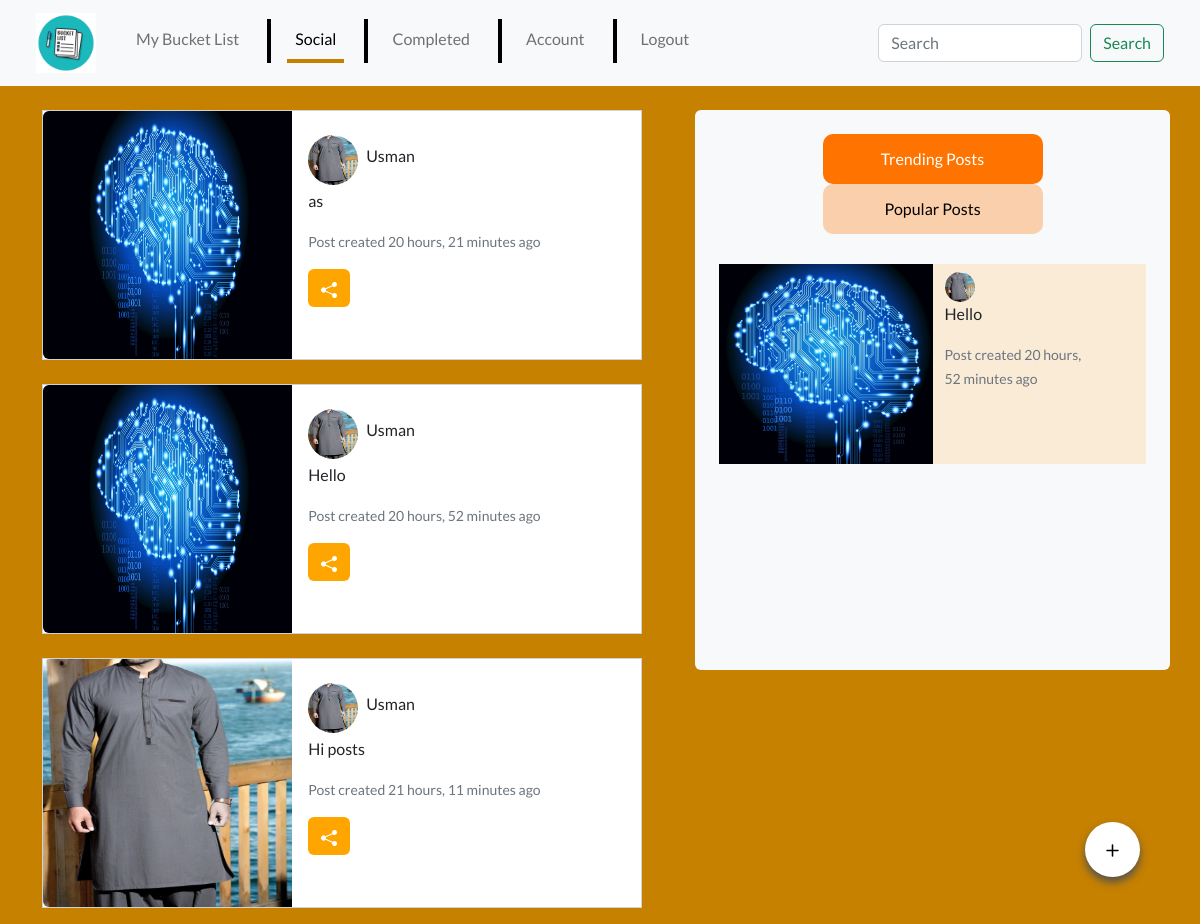
The app's page /core/public, older data.
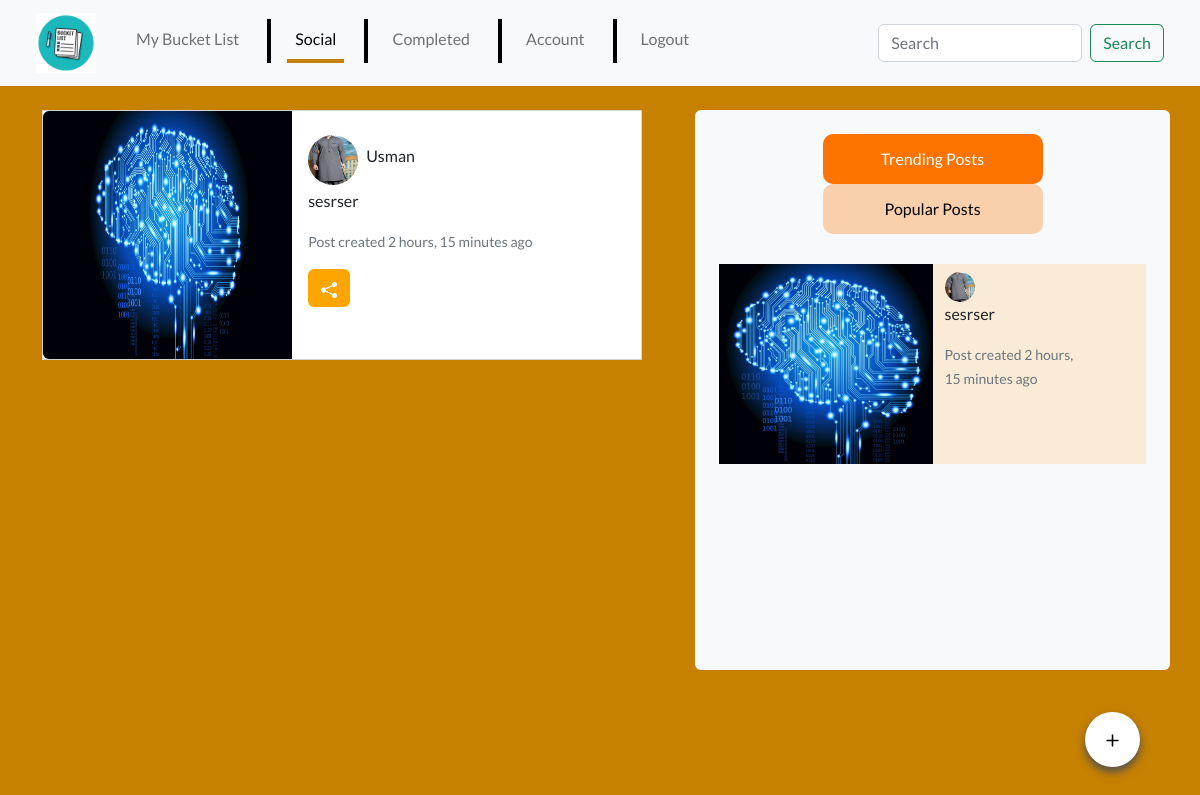
The same page, newer data.
### core/models.py (models this page shows, shortened)
class SocialPost(models.Model):
    user = models.ForeignKey(User, on_delete=models.CASCADE)
    description = models.TextField(default='', null=True)
    image_a = models.ImageField(upload_to="social/post", default=None, null=True)
    image_b = models.ImageField(upload_to="social/post", default=None, null=True)
    date_created = models.DateTimeField(default=timezone.now)  # Provide a default value
    slug = models.SlugField(unique=True, default="")
    is_trending = models.BooleanField(default=False)
    is_popular = models.BooleanField(default=False)

class User(AbstractUser):
    profile_pic = models.ImageField(upload_to="usr/pics", null=True, default="")
    first_name = models.CharField(max_length=100, default='', null=True)
    last_name = models.CharField(max_length=100, default='', null=True)
    age = models.IntegerField(default=0, null=True)
    address = models.TextField(default=None, null=True)
    username = models.CharField(max_length = 100, null=True, blank=True)
    email = models.EmailField(_("email address"), null=False, unique=True)
    last_login = models.DateTimeField(default=None, null=True)
    date_joined = models.DateTimeField(auto_now_add=True)
    USERNAME_FIELD = 'email'
    REQUIRED_FIELDS = []
    objects = CustomUserManager()
    groups = models.ManyToManyField(Group, related_name='user_groups', blank=True)
    user_permissions = models.ManyToManyField(Permission, related_name='user_permissions', blank=True)

### core/views.py (the view)
# urls.py: path('public', social_data, name="post"),
def social_data(request):
    posts = SocialPost.objects.all().order_by("-id")
    response = {
        "socialpost":posts
    }
    return render(request, 'core/social.html', response)

### core/templates/core/social.html (shortened to what this page needs)
{% extends "base/base.html" %}
{% block content %}
{% load static %}
<div class="container mb-5">
    <div class="row">
        <div class="col-lg-7">
            {% for post in socialpost%}
            {% if socialpost %}
            <div class="card mb-3 mt-4" style="max-width: 600px; ">
                <div class="row g-0" style="height: 100%;">
                    <div class="col-lg-5 col-md-12 col-sm-12" style="height:100%">
                        {% if post.image_a %}
                        <img src="/media/{{post.image_a}}" class="img-fluid rounded-start"
                            style="width:100%;height: 100%;" alt="...">
                        {% elif post.image_b and not post.image_a %}
                        <img src="/media/{{post.image_b}}" class="img-fluid rounded-start"
                            style="width:100%;height: 100%;" alt="...">
                        {% else %}
                        <img src="{% static 'media/logo.webp' %}" class="img-fluid rounded-start"
                            style="width:100%;height: 100%;" alt="...">
                        {% endif %}
                    </div>
                    <div class="col-lg-7 col-md-12 col-sm-12">
                        <div class="card-body" style="background-color: white;">
                            <div class="d-flex justify-content-between align-items-center mt-2 mb-1">
                                <div class="d-flex justify-content-between align-items-center">
                                    <div>
                                        <img src="/media/{{post.user.profile_pic}}" class="rounded-pill" height="50"
                                            width="50" alt="">
                                    </div>
                                    <h6 class="ms-2">{{post.user.first_name}}</h6>
                                </div>
                            </div>
                            <p class="card-text">{{ post.description|slice:"50" }}</p>
                            <p class="card-text"><small class="text-muted">Post created {{ post.date_created|timesince}} ago</small></p>
                            <div class="d-flex align-items center">
                                <button type="button" class="btn" id="sharebtn{{post.id}}"
                                    style="color: white; background-color: orange;" data-toggle="modal"
                                    data-target="#addlist" onclick="copyPostLink('{{ post.slug }}')">
                                    <svg xmlns="http://www.w3.org/2000/svg" width="16" height="16" fill="currentColor"
                                        class="bi bi-share-fill" viewBox="0 0 16 16">
                                        <path
                                            d="M11 2.5a2.5 2.5 0 1 1 .603 1.628l-6.718 3.12a2.5 2.5 0 0 1 0 1.504l6.718 3.12a2.5 2.5 0 1 1-.488.876l-6.718-3.12a2.5 2.5 0 1 1 0-3.256l6.718-3.12A2.5 2.5 0 0 1 11 2.5" />
                                    </svg>
                                </button>
                            </div>
                        </div>
                    </div>
                </div>
            </div>
            {% else %}
            <h2 class="ms-2 mt-5">No post created</h2>
            {% endif %}
            {% endfor %}
        </div>
        <div class="col-lg-5 mt-4 bg-light p-4 rounded" style="height: 35rem;">
            <div class="text-center w-100">
                <button id="showTrendingBtn" class="active-2">Trending Posts</button>
                <button id="showPopularBtn">Popular Posts</button>
            </div>
            <div id="postSection" style="height:100%;padding-top: 30px; padding-bottom: 50px;">
                <div id="trendingPosts" class="postList" style="overflow-y: auto; height: 100%;">
                    {% if socialpost|length > 0 %}
                    {% for post in socialpost %}
                    {% if post.is_trending %}
                    <div class="container-fluid mb-3" style="background-color: antiquewhite;">
                        <div class="row">
                            <div class="col-lg-6 col-md-12" style="padding: 0px 0px !important;">
                                <img src="/media/{{ post.image_a }}" alt="logo"
                                    style="object-fit: cover; height: 200px; width: 100%;">
                            </div>
                            <div class="col-lg-6 col-md-12">
                                <div class="d-flex justify-content-between align-items-center mt-2">
                                    <div class="d-flex justify-content-between align-items-center">
                                        <div>
                                            <img src="/media/{{ post.user.profile_pic }}" class="rounded-pill"
                                                height="30" width="30" alt="">
                                        </div>
                                    </div>
                                </div>
                                <p class="card-text">{{ post.description|slice:"20" }}</p>
                                <p class="card-text"><small class="text-muted">Post created {{post.date_created|timesince }} ago</small></p>
                            </div>
                        </div>
                    </div>
                    {% endif %}
                    {% endfor %}
                    {% else %}
                    <h6 class="ms-2">No Trending Post</h6>
                    {% endif %}
                </div>
            </div>
        </div>
    </div>
    <button
        style="position: fixed; top: 89%; z-index: 500; right: 5%; background-color: white; border: none; outline: none; border-radius: 50%; height: 55px; width: 55px; padding: 10px; box-shadow: 0px 5px 8px rgb(80, 80, 80);"
        data-bs-toggle="modal" data-bs-target="#postmodel" style="box-shadow: 0 0 8px;">
        <svg xmlns="http://www.w3.org/2000/svg" width="25" height="25" fill="currentColor" class="bi bi-plus"
            viewBox="0 0 16 16">
            <path
                d="M8 4a.5.5 0 0 1 .5.5v3h3a.5.5 0 0 1 0 1h-3v3a.5.5 0 0 1-1 0v-3h-3a.5.5 0 0 1 0-1h3v-3A.5.5 0 0 1 8 4" />
        </svg>
    </button>
</div>
{% endblock content %}

### template/base/base.html (shortened to what this page needs)
<!DOCTYPE html>
<html lang="en">
{% load static %}
<head>
    <link rel="stylesheet" href="{% static 'css/bootstrap-grid.min.css' %}">
    <link rel="stylesheet" href="{% static 'css/bootstrap-utilities.min.css' %}">
    <link rel="stylesheet" href="{% static 'css/bootstrap.min.css' %}">
    <link rel="stylesheet" href="{% static 'css/owl.carousel.min.css' %}">
    <link rel="stylesheet" href="{% static 'css/owl.theme.default.min.css' %}">
    <link rel="stylesheet" href="{% static 'css/style.css' %}">
</head>
<body class="page-2">
    <nav class="navbar navbar-expand-lg bg-light ps-4 pe-4">
        <div class="container-fluid">
            <a class="navbar-brand" href="/"><img src="{% static 'media/logo.webp' %}" alt="logo" class="img-fluid"
                                                  height="60" width="60"></a>
            <div class="collapse navbar-collapse" id="navbarSupportedContent">
                <ul class="navbar-nav me-auto mb-2 mb-lg-0">
                    <li class="nav-item nav-b ms-3 mb-1">
                        <a class="nav-link" aria-current="page" href="/" data-target="home">My Bucket List</a>
                    </li>
                    <li class="nav-item nav-b ms-3 mb-1">
                        <a class="nav-link" aria-current="page" href="/core/public" data-target="social">Social</a>
                    </li>
                    <li class="nav-item nav-b ms-3 mb-1">
                        <a class="nav-link" aria-current="page" href="/core/public/m/list" data-target="completed">Completed</a>
                    </li>
                    <li class="nav-item nav-b ms-3 mb-1">
                        <a class="nav-link" href="/core/public/account" data-target="account">Account</a>
                    </li>
                    <li class="nav-item ms-3 mb-1">
                        <a class="nav-link" href="/core/public/u/logout" data-target="logout">Logout</a>
                    </li>
                </ul>
                <form class="d-flex" role="search" action="/core/public/m/list/search" method="get">
                    <input class="form-control me-2" type="search" placeholder="Search" name="q" aria-label="Search">
                    <button class="btn btn-outline-success" type="submit">Search</button>
                </form>
            </div>
        </div>
    </nav>
    {% block content %}{% endblock content %}
</body>
</html>

### core/static/css/style.css (style rules this page uses)
* { font-family: Lato; }
body, html { margin: 0; padding: 0; box-sizing: border-box; height: 100%; }
.nav-active { border-bottom: 4px solid rgb(199, 129, 0); color: black; }
.page-2 { background-color: rgb(199, 129, 0); }
.card { height: 180px; border-radius: 0px; }
.nav-b { border-right: 4px solid black; padding-right: 20px; }
@media screen and (min-width: 993px) { .card { height: 250px !important; } }
#showTrendingBtn, #showPopularBtn { background-color: rgb(250, 207, 172); color: rgb(2, 2, 2); outline: none; border: none; width: 220px; border-radius: 10px; height: 50px; transition: background-color 0.3s, color 0.3s; }
.active-2 { background-color: rgb(255, 115, 0) !important; color: white !important; }
.postList { transition: opacity 0.3s ease-in-out; }

Row changes from the older to the newer data that the page shows:
removed SocialPost: image_b (picture), user.profile_pic (picture), user.first_name "Usman", description "as", date_created "20 hours, 21 minutes"
removed SocialPost: image_a (picture), user.profile_pic (picture), user.first_name "Usman", description "Hello", date_created "20 hours, 52 minutes"
removed SocialPost: image_a (picture), user.profile_pic (picture), user.first_name "Usman", description "Hi posts", date_created "21 hours, 11 minutes"
added SocialPost: image_a (picture), user.profile_pic (picture), user.first_name "Usman", description "sesrser", date_created "2 hours, 15 minutes"
